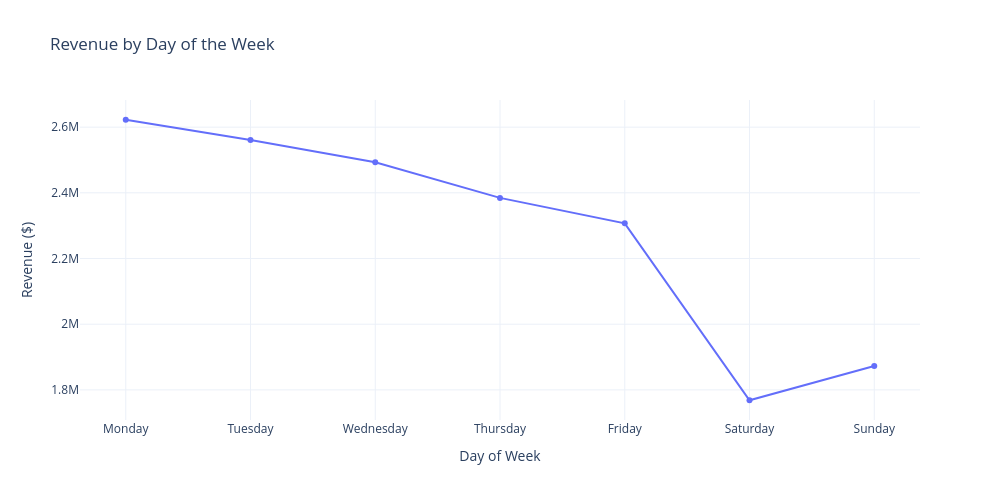

The code cell stored with this chart in its notebook:
### Code cell
fig = px.line(
    day_revenue,
    x='purchase_day',
    y='payment_value',
    title='Revenue by Day of the Week',
    labels={
        'purchase_day': 'Day of Week',
        'payment_value': 'Revenue ($)'
    },
    markers=True
)

fig.update_traces(
    text=day_revenue['payment_value'],
    texttemplate='$%{y:,.0f}',
    textposition='top center',
    hovertemplate=(
        '<b>%{x}</b><br>'
        'Revenue: $%{y:,.2f}'
        '<extra></extra>'
    )
)

fig.update_layout(
    template='plotly_white',
    height=500,
    width=1000
)

fig.show()

### Figure 1 — Plotly figure (JSON) as saved in the notebook; plotly's stock layout.template omitted (floating-point values rounded to 4 significant figures)
{"data": [{"hovertemplate": "<b>%{x}</b><br>Revenue: $%{y:,.2f}<extra></extra>", "legendgroup": "", "line": {"color": "#636efa", "dash": "solid"}, "marker": {"symbol": "circle"}, "mode": "lines+markers", "name": "", "orientation": "v", "showlegend": false, "text": [2622000.0, 2561000.0, 2493000.0, 2385000.0, 2307000.0, 1768000.0, 1872000.0], "textposition": "top center", "texttemplate": "$%{y:,.0f}", "type": "scatter", "x": ["Monday", "Tuesday", "Wednesday", "Thursday", "Friday", "Saturday", "Sunday"], "xaxis": "x", "y": [2622000.0, 2561000.0, 2493000.0, 2385000.0, 2307000.0, 1768000.0, 1872000.0], "yaxis": "y"}], "layout": {"height": 500, "legend": {"tracegroupgap": 0}, "title": {"text": "Revenue by Day of the Week"}, "width": 1000, "xaxis": {"anchor": "y", "domain": [0, 1], "title": {"text": "Day of Week"}}, "yaxis": {"anchor": "x", "domain": [0, 1], "title": {"text": "Revenue ($)"}}}}
